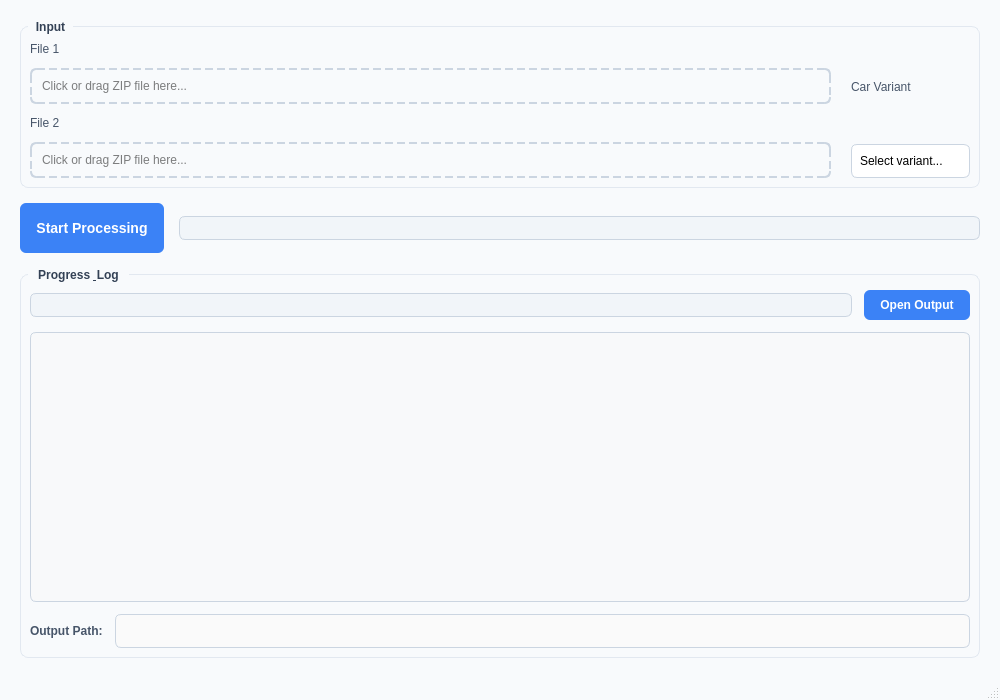
<?xml version="1.0" encoding="UTF-8"?>
<ui version="4.0">
 <class>MainWindow</class>
 <widget class="QMainWindow" name="MainWindow">
  <property name="geometry">
   <rect>
    <x>0</x>
    <y>0</y>
    <width>1000</width>
    <height>700</height>
   </rect>
  </property>
  <property name="windowTitle">
   <string>FlashMate - Firmware Extraction Tool</string>
  </property>
  <property name="styleSheet">
   <string>QMainWindow {
    background-color: #f8fafc;
}
QGroupBox {
    border: 1px solid #e2e8f0;
    border-radius: 8px;
    margin-top: 6px;
    padding-top: 6px;
    font-weight: 600;
    color: #334155;
}
QGroupBox::title {
    subcontrol-origin: margin;
    left: 8px;
    padding: 0 6px 0 6px;
    background-color: #f8fafc;
}
QPushButton {
    background-color: #3b82f6;
    color: white;
    border: none;
    border-radius: 6px;
    padding: 8px 16px;
    font-weight: 500;
}
QPushButton:hover {
    background-color: #2563eb;
}
QPushButton:pressed {
    background-color: #1d4ed8;
}
QPushButton:disabled {
    background-color: #cbd5e1;
    color: #64748b;
}
QLineEdit {
    border: 1px solid #cbd5e1;
    border-radius: 6px;
    padding: 8px;
    background-color: white;
}
QLineEdit:focus {
    border-color: #3b82f6;
}
QComboBox {
    border: 1px solid #cbd5e1;
    border-radius: 6px;
    padding: 8px;
    background-color: white;
}
QComboBox:focus {
    border-color: #3b82f6;
}
QComboBox::drop-down {
    border: none;
}
QComboBox::down-arrow {
    image: none;
    border-left: 5px solid transparent;
    border-right: 5px solid transparent;
    border-top: 5px solid #64748b;
}
QTextEdit {
    border: 1px solid #cbd5e1;
    border-radius: 6px;
    background-color: white;
}
QProgressBar {
    border: 1px solid #cbd5e1;
    border-radius: 6px;
    text-align: center;
    background-color: #f1f5f9;
}
QProgressBar::chunk {
    background-color: #3b82f6;
    border-radius: 4px;
}
QTableWidget {
    border: 1px solid #cbd5e1;
    border-radius: 6px;
    background-color: white;
    gridline-color: #f1f5f9;
}
QTableWidget::item {
    padding: 8px;
}
QTableWidget::item:selected {
    background-color: #dbeafe;
    color: #334155;
}
QLabel {
    color: #475569;
}</string>
  </property>
  <widget class="QWidget" name="centralwidget">
   <layout class="QVBoxLayout" name="mainLayout">
    <property name="spacing">
     <number>15</number>
    </property>
    <property name="leftMargin">
     <number>20</number>
    </property>
    <property name="topMargin">
     <number>20</number>
    </property>
    <property name="rightMargin">
     <number>20</number>
    </property>
    <property name="bottomMargin">
     <number>20</number>
    </property>
    <item>
     <widget class="QGroupBox" name="inputGroup">
      <property name="title">
       <string>Input</string>
      </property>
      <layout class="QHBoxLayout" name="inputLayout">
       <property name="spacing">
        <number>20</number>
       </property>
       <item>
        <layout class="QVBoxLayout" name="fileSection">
         <property name="spacing">
          <number>12</number>
         </property>
         <item>
          <widget class="QLabel" name="file1Label">
           <property name="text">
            <string>File 1</string>
           </property>
          </widget>
         </item>
         <item>
          <widget class="QLineEdit" name="file1Path">
           <property name="readOnly">
            <bool>true</bool>
           </property>
           <property name="placeholderText">
            <string>Click or drag ZIP file here...</string>
           </property>
           <property name="styleSheet">
            <string>background-color: #f8fafc; border: 2px dashed #cbd5e1; cursor: pointer;</string>
           </property>
          </widget>
         </item>
         <item>
          <widget class="QLabel" name="file2Label">
           <property name="text">
            <string>File 2</string>
           </property>
          </widget>
         </item>
         <item>
          <widget class="QLineEdit" name="file2Path">
           <property name="readOnly">
            <bool>true</bool>
           </property>
           <property name="placeholderText">
            <string>Click or drag ZIP file here...</string>
           </property>
           <property name="styleSheet">
            <string>background-color: #f8fafc; border: 2px dashed #cbd5e1; cursor: pointer;</string>
           </property>
          </widget>
         </item>
        </layout>
       </item>
       <item>
        <layout class="QVBoxLayout" name="variantSection">
         <property name="spacing">
          <number>12</number>
         </property>
         <item>
          <widget class="QLabel" name="variantLabel">
           <property name="text">
            <string>Car Variant</string>
           </property>
          </widget>
         </item>
         <item>
          <widget class="QComboBox" name="carVariantCombo">
           <property name="placeholderText">
            <string>Select variant...</string>
           </property>
          </widget>
         </item>
        </layout>
       </item>
      </layout>
     </widget>
    </item>
    <item>
     <layout class="QHBoxLayout" name="controlSection">
      <property name="spacing">
       <number>15</number>
      </property>

      <item>
       <widget class="QPushButton" name="processButton">
        <property name="minimumSize">
         <size>
          <width>0</width>
          <height>50</height>
         </size>
        </property>
        <property name="text">
         <string>Start Processing</string>
        </property>
        <property name="styleSheet">
         <string>font-size: 14px; background-color: #3b82f6;</string>
        </property>
       </widget>
      </item>
      <item>
       <widget class="QProgressBar" name="progressBar">
        <property name="textVisible">
         <bool>true</bool>
        </property>
        <property name="format">
         <string>%p%</string>
        </property>
       </widget>
      </item>
     </layout>
    </item>
    <item>
     <widget class="QGroupBox" name="logGroup">
      <property name="title">
       <string>Progress &amp; Log</string>
      </property>
      <layout class="QVBoxLayout" name="logLayout">
       <property name="spacing">
        <number>12</number>
       </property>
       <item>
        <layout class="QHBoxLayout" name="progressLayout">
         <item>
          <widget class="QProgressBar" name="progressBar">
           <property name="textVisible">
            <bool>true</bool>
           </property>
           <property name="format">
            <string>%p%</string>
           </property>
          </widget>
         </item>
         <item>
          <widget class="QPushButton" name="openOutputFolder">
           <property name="text">
            <string>Open Output</string>
           </property>
           <property name="styleSheet">
            <string>background-color: #3b82f6;</string>
           </property>
          </widget>
         </item>
        </layout>
       </item>
       <item>
        <widget class="QTextEdit" name="logText">
         <property name="readOnly">
          <bool>true</bool>
         </property>
         <property name="lineWrapMode">
          <enum>QTextEdit::WidgetWidth</enum>
         </property>
         <property name="styleSheet">
          <string>font-family: Consolas, Monaco, monospace; font-size: 11px; background-color: #f8f9fa;</string>
         </property>
        </widget>
       </item>
       <item>
        <layout class="QHBoxLayout" name="outputPathLayout">
         <item>
          <widget class="QLabel" name="outputPathLabel">
           <property name="text">
            <string>Output Path:</string>
           </property>
           <property name="styleSheet">
            <string>font-weight: bold;</string>
           </property>
          </widget>
         </item>
         <item>
          <widget class="QLineEdit" name="outputPath">
           <property name="readOnly">
            <bool>true</bool>
           </property>
           <property name="styleSheet">
            <string>background-color: #fafafa; font-family: monospace;</string>
           </property>
          </widget>
         </item>
        </layout>
       </item>
      </layout>
     </widget>
    </item>
   </layout>
  </widget>
  <widget class="QMenuBar" name="menubar">
   <property name="geometry">
    <rect>
     <x>0</x>
     <y>0</y>
     <width>1000</width>
     <height>22</height>
    </rect>
   </property>
  </widget>
  <widget class="QStatusBar" name="statusbar"/>
 </widget>
 <resources/>
 <connections/>
</ui>
